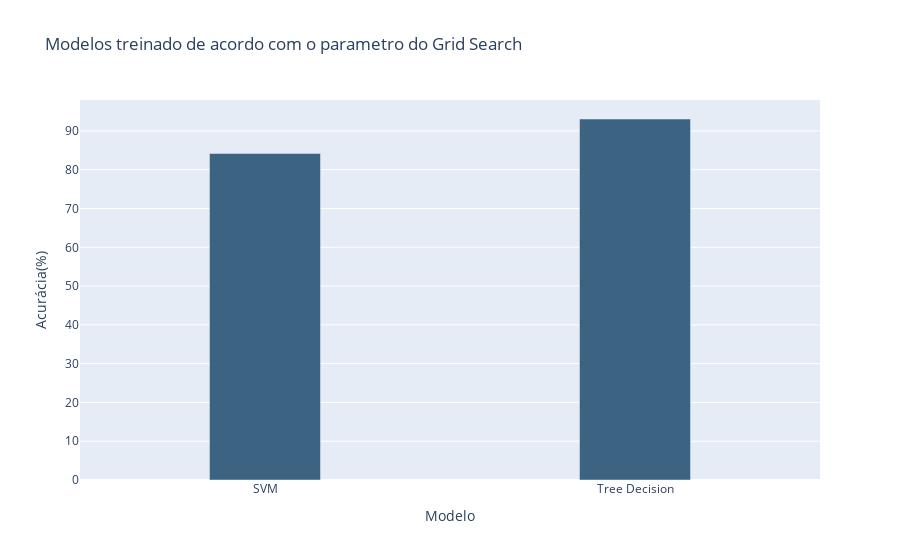

The code cell stored with this chart in its notebook:
### Code cell
trace = go.Bar(x=['SVM','Tree Decision'], y =[84.19,93.08]
               ,width=[0.3,0.3],marker_color='rgb(60, 99, 130)')
layout = go.Layout(title='Modelos treinado de acordo com o parametro do Grid Search'
                   ,xaxis={'title':'Modelo'},yaxis={'title':'Acurácia(%)'})
data = [trace]
fig = go.Figure(data=data,layout=layout)
py.iplot(fig)

### Figure 1 — Plotly figure (JSON) as saved in the notebook; plotly's stock layout.template omitted (floating-point values rounded to 4 significant figures)
{"data": [{"marker": {"color": "rgb(60, 99, 130)"}, "type": "bar", "width": [0.3, 0.3], "x": ["SVM", "Tree Decision"], "y": [84.19, 93.08]}], "layout": {"title": {"text": "Modelos treinado de acordo com o parametro do Grid Search"}, "xaxis": {"title": {"text": "Modelo"}}, "yaxis": {"title": {"text": "Acurácia(%)"}}}}
